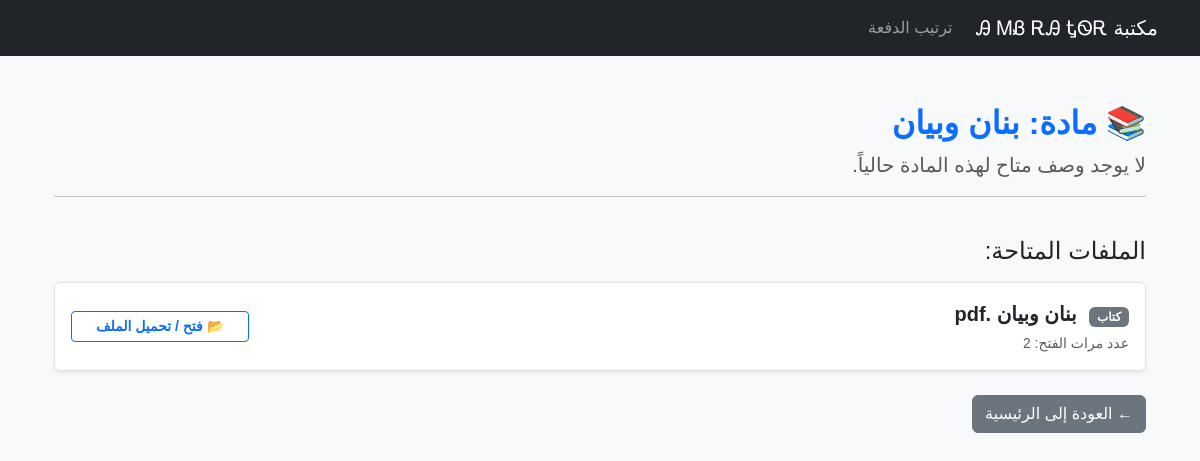
Screenshot of /subject/1 with the database file from the repository.
### app.py (models this page shows)
class Subject(db.Model):
    id = db.Column(db.Integer, primary_key=True)
    name = db.Column(db.String(100), nullable=False)
    description = db.Column(db.Text)
    files = db.relationship(
        'MaterialFile', backref='subject', lazy=True, cascade='all, delete'
    )

class MaterialFile(db.Model):
    id = db.Column(db.Integer, primary_key=True)
    title = db.Column(db.String(150), nullable=False)
    file_type = db.Column(db.String(50))
    file_path = db.Column(db.String(300), nullable=False)
    views_count = db.Column(db.Integer, default=0)
    subject_id = db.Column(
        db.Integer, db.ForeignKey('subject.id'), nullable=False
    )

### app.py (the view)
@app.route('/subject/<int:subject_id>')
def subject_detail(subject_id):
    subject = Subject.query.get_or_404(subject_id)
    return render_template('subject_detail.html', subject=subject)

### app.py (called while the page is built)
@app.before_request
def track_visit():
    if not request.path.startswith('/static') and not request.path.startswith('/admin'):
        visitor_info = session.get('student_name', 'زائر عام')
        visit = VisitLog(
            visitor_type=visitor_info,
            ip_address=request.remote_addr,
            page_visited=request.path
        )
        db.session.add(visit)
        db.session.commit()

### templates/subject_detail.html
{% extends "base.html" %}
{% block content %}
<div class="container my-5">
    <div class="row mb-4">
        <div class="col-12">
            <h2 class="fw-bold text-primary">📚 مادة: {{ subject.name }}</h2>
            <p class="text-muted fs-5">{{ subject.description or 'لا يوجد وصف متاح لهذه المادة حالياً.' }}</p>
            <hr>
        </div>
    </div>
    <div class="row">
        <div class="col-12">
            <h4 class="mb-3">الملفات المتاحة:</h4>
            {% if subject.files %}
            <div class="list-group shadow-sm">
                {% for file in subject.files %}
                <div class="list-group-item d-flex justify-content-between align-items-center p-3">
                    <div>
                        <span class="badge bg-secondary me-2">{{ file.file_type }}</span>
                        <strong class="fs-5">{{ file.title }}</strong>
                        <small class="text-muted d-block mt-1">عدد مرات الفتح: {{ file.views_count }}</small>
                    </div>
                    <div>
                        <a href="{{ url_for('open_file', file_id=file.id) }}" class="btn btn-outline-primary btn-sm px-4 fw-bold" target="_blank">
                            📂 فتح / تحميل الملف
                        </a>
                    </div>
                </div>
                {% endfor %}
            </div>
            {% else %}
            <div class="alert alert-warning text-center py-4">
                <h5>عذراً، لا توجد ملفات مرفوعة لهذه المادة حتى الآن.</h5>
            </div>
            {% endif %}
        </div>
    </div>
    <div class="mt-4">
        <a href="{{ url_for('home') }}" class="btn btn-secondary">← العودة إلى الرئيسية</a>
    </div>
</div>
{% endblock %}

### templates/base.html (style rules this page uses)
body { font-family: Tahoma, sans-serif; background-color: #f8f9fa; }

### rows the page displays
Subject: name "بنان وبيان", description "لا يوجد وصف متاح لهذه المادة حالياً."
MaterialFile: file_type "كتاب", title "بنان وبيان .pdf", views_count "2"
